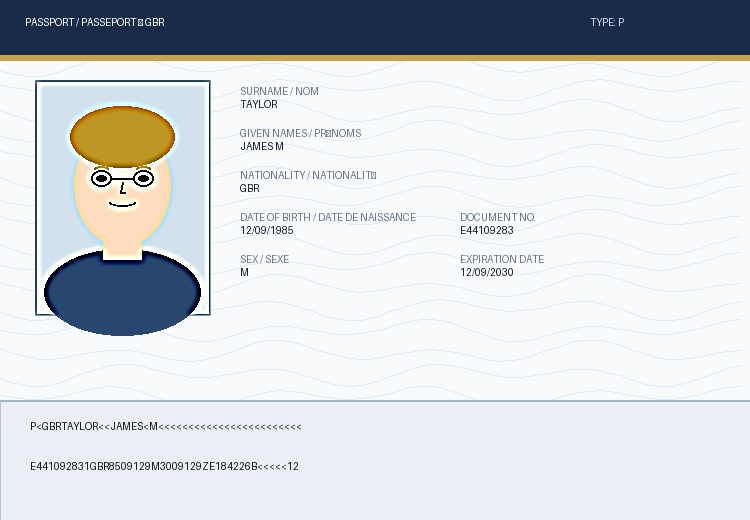
#> input picture temp_dir/p3_test.jpg, 750 x 520 px
$ python -i face_verification.py   (imports and definitions only)
#> lines starting #> are read from the running program, lines starting #| are printed output that depends on the picture
#> further down, picture is the input picture: PIL image 750x520 RGB; mean R, G, B 210.1, 214.3, 218.8
"""
Module 4 — Face Verification Engine
Implements:
1. Document Portrait Extraction & Live Selfie Face Detection (OpenCV / DeepFace).
2. Biometric Verification pipeline using DeepFace (ArcFace / FaceNet / VGG-Face).
3. Graceful fallback to OpenCV Haar Cascade & histogram-similarity when DeepFace is unavailable.
4. Base64 cropped face rendering for border officer visual inspection UI.
"""

import io
import os
import base64
import numpy as np
from PIL import Image
from typing import Dict, Any, Tuple, Optional

# Try importing DeepFace
try:
    from deepface import DeepFace
    HAS_DEEPFACE = True
except ImportError:
    HAS_DEEPFACE = False

# Try importing OpenCV
try:
    import cv2
    HAS_OPENCV = True
except ImportError:
    HAS_OPENCV = False


def _get_haar_cascade():
    """Loads OpenCV frontal face Haar Cascade classifier."""
    if not HAS_OPENCV:
        return None
    try:
        cascade_path = cv2.data.haarcascades + "haarcascade_frontalface_default.xml"
        if os.path.exists(cascade_path):
            return cv2.CascadeClassifier(cascade_path)
    except Exception:
        pass
    return None


# [20 lines left out: function _extract_subject_id, not called in this run]


def crop_face(
    pil_img: Image.Image,
    face_box: Optional[Tuple[int, int, int, int]] = None
) -> Tuple[Optional[Image.Image], Optional[Tuple[int, int, int, int]]]:
    """Detects and crops the primary face from an image.
    Uses OpenCV Haar Cascade when available, with aspect-ratio-aware fallback.
    Returns:
        (cropped_face_pil: Image | None, bounding_box: (x, y, w, h) | None)
    """
    w, h = pil_img.size
#> w = 750; h = 520

    if face_box is not None:
        x, y, fw, fh = face_box
        x1 = max(0, min(w, int(x)))
        y1 = max(0, min(h, int(y)))
        x2 = max(x1, min(w, int(x + fw)))
        y2 = max(y1, min(h, int(y + fh)))
        if x2 > x1 and y2 > y1:
            box = (x1, y1, x2 - x1, y2 - y1)
            return pil_img.crop((x1, y1, x2, y2)), box

    if HAS_OPENCV:
        cascade = _get_haar_cascade()
        if cascade:
            try:
                cv_img = cv2.cvtColor(np.array(pil_img.convert("RGB")), cv2.COLOR_RGB2BGR)
                gray = cv2.cvtColor(cv_img, cv2.COLOR_BGR2GRAY)
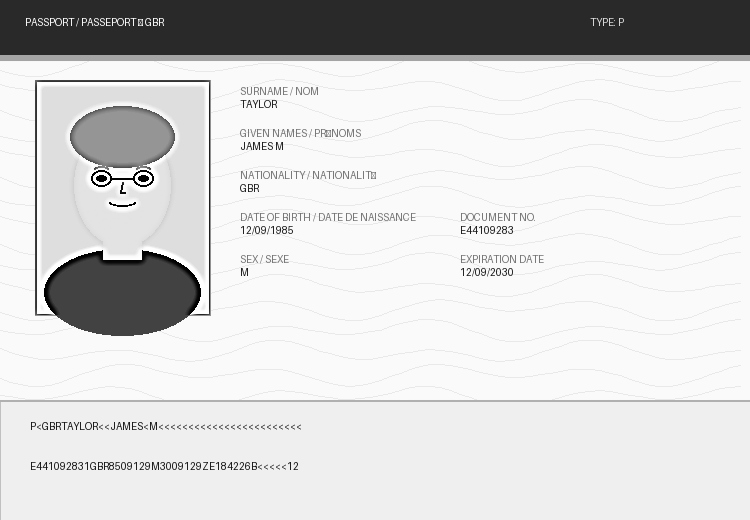
#> gray: shape (520, 750); min 0, max 255, mean 213.6
                faces = cascade.detectMultiScale(gray, scaleFactor=1.1, minNeighbors=4, minSize=(40, 40))
#> faces = ()
                if len(faces) > 0:
                    faces = sorted(faces, key=lambda f: f[2] * f[3], reverse=True)
                    x, y, fw, fh = faces[0]
                    pad_x = int(fw * 0.15)
                    pad_y = int(fh * 0.15)
                    img_h, img_w = gray.shape
                    x1 = max(0, x - pad_x)
                    y1 = max(0, y - pad_y)
                    x2 = min(img_w, x + fw + pad_x)
                    y2 = min(img_h, y + fh + pad_y)
                    return pil_img.crop((x1, y1, x2, y2)), (x1, y1, x2 - x1, y2 - y1)
            except Exception:
                pass

    # Intelligent layout fallback:
    # 1. Landscape / ID format (w > h): Passport photo is located in the left portrait frame
    if w > h:
        crop_box = (int(w * 0.04), int(h * 0.14), int(w * 0.29), int(h * 0.62))
#> crop_box = (30, 72, 217, 322)
        return pil_img.crop(crop_box), crop_box
    # 2. Portrait / Selfie format (h >= w): Face is centered
    else:
        crop_box = (int(w * 0.15), int(h * 0.10), int(w * 0.85), int(h * 0.75))
        return pil_img.crop(crop_box), crop_box


# [249 lines left out: functions image_to_base64_jpeg, compute_fallback_similarity, verify_faces, not called in this run]

>>> from PIL import Image
>>> picture = Image.open('../temp_dir/p3_test.jpg')
>>> result = crop_face(picture)
